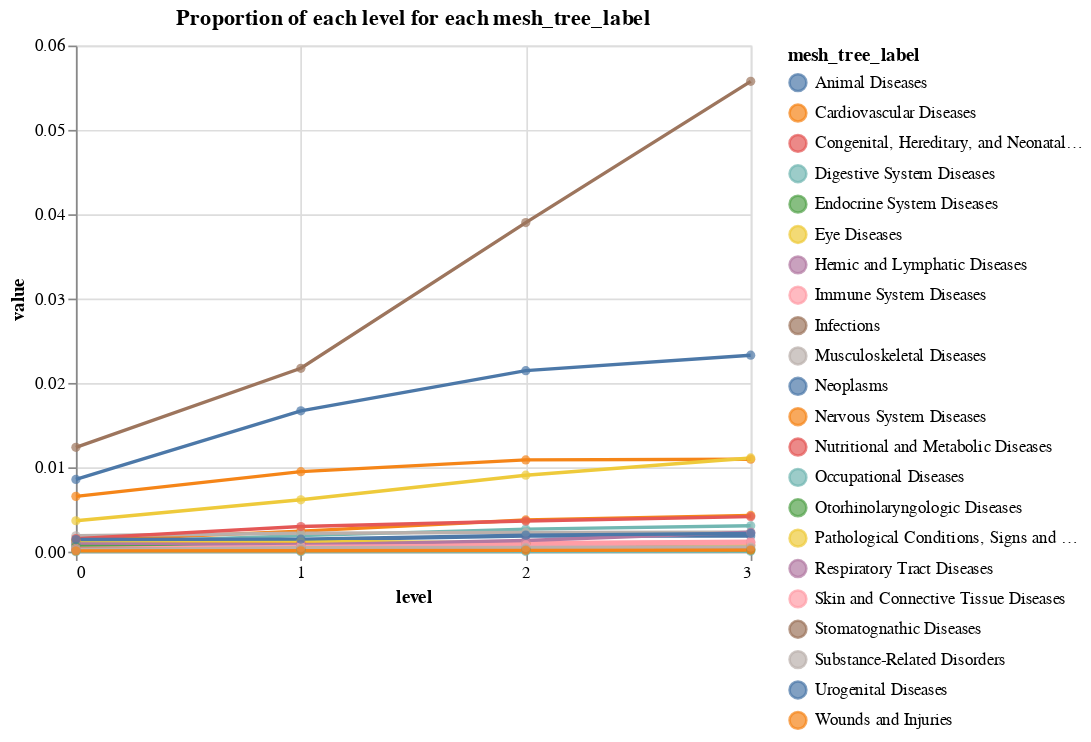

Here is the notebook cell this chart was saved with:
### Markdown cell above
How does publication activity of papers that cite or are influenced by AF vary by disease area in comparison to the SB baseline?

### Code cell
# draw an altair plot that shows the proportion of each level for each mesh_tree_label, where the x axis is the level, and each colour line corresponds to a mesh_tree_label
import altair as alt

lines = alt.Chart(af_mesh_tree_level_proportions).mark_line().encode(
    x=alt.X("level", axis=alt.Axis(values=[0, 1, 2, 3])),
    y="value",
    color="mesh_tree_label",
    tooltip=["level", "mesh_tree_label", "value"]
)

points = alt.Chart(af_mesh_tree_level_proportions).mark_circle().encode(
    x=alt.X("level", axis=alt.Axis(values=[0, 1, 2, 3])),
    y="value",
    color="mesh_tree_label",
    tooltip=["level", "mesh_tree_label", "value"]
)

chart = lines + points

chart.properties(
    title="Proportion of each level for each mesh_tree_label"
)

### Figure 1 — Vega-Lite specification as saved in the notebook (floating-point values rounded to 4 significant figures)
{"config": {"view": {"continuousWidth": 400, "continuousHeight": 300}}, "layer": [{"mark": "line", "encoding": {"color": {"field": "mesh_tree_label", "type": "nominal"}, "tooltip": [{"field": "level", "type": "quantitative"}, {"field": "mesh_tree_label", "type": "nominal"}, {"field": "value", "type": "quantitative"}], "x": {"axis": {"values": [0, 1, 2, 3]}, "field": "level", "type": "quantitative"}, "y": {"field": "value", "type": "quantitative"}}}, {"mark": "circle", "encoding": {"color": {"field": "mesh_tree_label", "type": "nominal"}, "tooltip": [{"field": "level", "type": "quantitative"}, {"field": "mesh_tree_label", "type": "nominal"}, {"field": "value", "type": "quantitative"}], "x": {"axis": {"values": [0, 1, 2, 3]}, "field": "level", "type": "quantitative"}, "y": {"field": "value", "type": "quantitative"}}}], "data": {"name": "data-56d1e2a4340483fd617f207b72d0caab"}, "title": "Proportion of each level for each mesh_tree_label", "$schema": "https://vega.github.io/schema/vega-lite/v4.17.0.json", "datasets": {"data-56d1e2a4340483fd617f207b72d0caab": [{"level": 0, "mesh_tree_label": "Animal Diseases", "value": 0.0008653, "mesh_tree_label_id": "C22"}, {"level": 1, "mesh_tree_label": "Animal Diseases", "value": 0.001365, "mesh_tree_label_id": "C22"}, {"level": 2, "mesh_tree_label": "Animal Diseases", "value": 0.00185, "mesh_tree_label_id": "C22"}, {"level": 3, "mesh_tree_label": "Animal Diseases", "value": 0.001861, "mesh_tree_label_id": "C22"}, {"level": 0, "mesh_tree_label": "Cardiovascular Diseases", "value": 0.001289, "mesh_tree_label_id": "C14"}, {"level": 1, "mesh_tree_label": "Cardiovascular Diseases", "value": 0.002433, "mesh_tree_label_id": "C14"}, {"level": 2, "mesh_tree_label": "Cardiovascular Diseases", "value": 0.003758, "mesh_tree_label_id": "C14"}, {"level": 3, "mesh_tree_label": "Cardiovascular Diseases", "value": 0.004295, "mesh_tree_label_id": "C14"}, {"level": 0, "mesh_tree_label": "Congenital, Hereditary, and Neonatal Diseases and Abnormalities", "value": 0.001178, "mesh_tree_label_id": "C16"}, {"level": 1, "mesh_tree_label": "Congenital, Hereditary, and Neonatal Diseases and Abnormalities", "value": 0.001055, "mesh_tree_label_id": "C16"}, {"level": 2, "mesh_tree_label": "Congenital, Hereditary, and Neonatal Diseases and Abnormalities", "value": 0.0009643, "mesh_tree_label_id": "C16"}, {"level": 3, "mesh_tree_label": "Congenital, Hereditary, and Neonatal Diseases and Abnormalities", "value": 0.000771, "mesh_tree_label_id": "C16"}, {"level": 0, "mesh_tree_label": "Digestive System Diseases", "value": 0.001013, "mesh_tree_label_id": "C06"}, {"level": 1, "mesh_tree_label": "Digestive System Diseases", "value": 0.001902, "mesh_tree_label_id": "C06"}, {"level": 2, "mesh_tree_label": "Digestive System Diseases", "value": 0.002674, "mesh_tree_label_id": "C06"}, {"level": 3, "mesh_tree_label": "Digestive System Diseases", "value": 0.00307, "mesh_tree_label_id": "C06"}, {"level": 0, "mesh_tree_label": "Endocrine System Diseases", "value": 0.0001105, "mesh_tree_label_id": "C19"}, {"level": 1, "mesh_tree_label": "Endocrine System Diseases", "value": 0.0001264, "mesh_tree_label_id": "C19"}, {"level": 2, "mesh_tree_label": "Endocrine System Diseases", "value": 0.0001778, "mesh_tree_label_id": "C19"}, {"level": 3, "mesh_tree_label": "Endocrine System Diseases", "value": 0.0002244, "mesh_tree_label_id": "C19"}, {"level": 0, "mesh_tree_label": "Eye Diseases", "value": 0.001252, "mesh_tree_label_id": "C11"}, {"level": 1, "mesh_tree_label": "Eye Diseases", "value": 0.001245, "mesh_tree_label_id": "C11"}, {"level": 2, "mesh_tree_label": "Eye Diseases", "value": 0.001022, "mesh_tree_label_id": "C11"}, {"level": 3, "mesh_tree_label": "Eye Diseases", "value": 0.0008257, "mesh_tree_label_id": "C11"}, {"level": 0, "mesh_tree_label": "Hemic and Lymphatic Diseases", "value": 0.0009021, "mesh_tree_label_id": "C15"}, {"level": 1, "mesh_tree_label": "Hemic and Lymphatic Diseases", "value": 0.0008277, "mesh_tree_label_id": "C15"}, {"level": 2, "mesh_tree_label": "Hemic and Lymphatic Diseases", "value": 0.001026, "mesh_tree_label_id": "C15"}, {"level": 3, "mesh_tree_label": "Hemic and Lymphatic Diseases", "value": 0.001122, "mesh_tree_label_id": "C15"}, {"level": 0, "mesh_tree_label": "Immune System Diseases", "value": 0.0003866, "mesh_tree_label_id": "C20"}, {"level": 1, "mesh_tree_label": "Immune System Diseases", "value": 0.0006887, "mesh_tree_label_id": "C20"}, {"level": 2, "mesh_tree_label": "Immune System Diseases", "value": 0.001074, "mesh_tree_label_id": "C20"}, {"level": 3, "mesh_tree_label": "Immune System Diseases", "value": 0.001243, "mesh_tree_label_id": "C20"}, {"level": 0, "mesh_tree_label": "Infections", "value": 0.01237, "mesh_tree_label_id": "C01"}, {"level": 1, "mesh_tree_label": "Infections", "value": 0.02174, "mesh_tree_label_id": "C01"}, {"level": 2, "mesh_tree_label": "Infections", "value": 0.03902, "mesh_tree_label_id": "C01"}, {"level": 3, "mesh_tree_label": "Infections", "value": 0.05576, "mesh_tree_label_id": "C01"}, {"level": 0, "mesh_tree_label": "Musculoskeletal Diseases", "value": 0.001878, "mesh_tree_label_id": "C05"}, {"level": 1, "mesh_tree_label": "Musculoskeletal Diseases", "value": 0.002186, "mesh_tree_label_id": "C05"}, {"level": 2, "mesh_tree_label": "Musculoskeletal Diseases", "value": 0.002288, "mesh_tree_label_id": "C05"}, {"level": 3, "mesh_tree_label": "Musculoskeletal Diseases", "value": 0.002304, "mesh_tree_label_id": "C05"}, {"level": 0, "mesh_tree_label": "Neoplasms", "value": 0.008561, "mesh_tree_label_id": "C04"}, {"level": 1, "mesh_tree_label": "Neoplasms", "value": 0.01669, "mesh_tree_label_id": "C04"}, {"level": 2, "mesh_tree_label": "Neoplasms", "value": 0.02146, "mesh_tree_label_id": "C04"}, {"level": 3, "mesh_tree_label": "Neoplasms", "value": 0.02329, "mesh_tree_label_id": "C04"}, {"level": 0, "mesh_tree_label": "Nervous System Diseases", "value": 0.006554, "mesh_tree_label_id": "C10"}, {"level": 1, "mesh_tree_label": "Nervous System Diseases", "value": 0.009484, "mesh_tree_label_id": "C10"}, {"level": 2, "mesh_tree_label": "Nervous System Diseases", "value": 0.01088, "mesh_tree_label_id": "C10"}, {"level": 3, "mesh_tree_label": "Nervous System Diseases", "value": 0.01096, "mesh_tree_label_id": "C10"}, {"level": 0, "mesh_tree_label": "Nutritional and Metabolic Diseases", "value": 0.001546, "mesh_tree_label_id": "C18"}, {"level": 1, "mesh_tree_label": "Nutritional and Metabolic Diseases", "value": 0.002976, "mesh_tree_label_id": "C18"}, {"level": 2, "mesh_tree_label": "Nutritional and Metabolic Diseases", "value": 0.003628, "mesh_tree_label_id": "C18"}, {"level": 3, "mesh_tree_label": "Nutritional and Metabolic Diseases", "value": 0.004148, "mesh_tree_label_id": "C18"}, {"level": 0, "mesh_tree_label": "Occupational Diseases", "value": 0.0, "mesh_tree_label_id": "C24"}, {"level": 1, "mesh_tree_label": "Occupational Diseases", "value": 0.0, "mesh_tree_label_id": "C24"}, {"level": 2, "mesh_tree_label": "Occupational Diseases", "value": 1.368e-05, "mesh_tree_label_id": "C24"}, {"level": 3, "mesh_tree_label": "Occupational Diseases", "value": 4.603e-05, "mesh_tree_label_id": "C24"}, {"level": 0, "mesh_tree_label": "Otorhinolaryngologic Diseases", "value": 0.0006259, "mesh_tree_label_id": "C09"}, {"level": 1, "mesh_tree_label": "Otorhinolaryngologic Diseases", "value": 0.0004928, "mesh_tree_label_id": "C09"}, {"level": 2, "mesh_tree_label": "Otorhinolaryngologic Diseases", "value": 0.0004138, "mesh_tree_label_id": "C09"}, {"level": 3, "mesh_tree_label": "Otorhinolaryngologic Diseases", "value": 0.0002043, "mesh_tree_label_id": "C09"}, {"level": 0, "mesh_tree_label": "Pathological Conditions, Signs and Symptoms", "value": 0.003664, "mesh_tree_label_id": "C23"}, {"level": 1, "mesh_tree_label": "Pathological Conditions, Signs and Symptoms", "value": 0.006148, "mesh_tree_label_id": "C23"}, {"level": 2, "mesh_tree_label": "Pathological Conditions, Signs and Symptoms", "value": 0.009059, "mesh_tree_label_id": "C23"}, {"level": 3, "mesh_tree_label": "Pathological Conditions, Signs and Symptoms", "value": 0.01111, "mesh_tree_label_id": "C23"}, {"level": 0, "mesh_tree_label": "Respiratory Tract Diseases", "value": 0.0002209, "mesh_tree_label_id": "C08"}, {"level": 1, "mesh_tree_label": "Respiratory Tract Diseases", "value": 0.0008025, "mesh_tree_label_id": "C08"}, {"level": 2, "mesh_tree_label": "Respiratory Tract Diseases", "value": 0.001317, "mesh_tree_label_id": "C08"}, {"level": 3, "mesh_tree_label": "Respiratory Tract Diseases", "value": 0.002299, "mesh_tree_label_id": "C08"}, {"level": 0, "mesh_tree_label": "Skin and Connective Tissue Diseases", "value": 0.0003682, "mesh_tree_label_id": "C17"}, {"level": 1, "mesh_tree_label": "Skin and Connective Tissue Diseases", "value": 0.0006255, "mesh_tree_label_id": "C17"}, {"level": 2, "mesh_tree_label": "Skin and Connective Tissue Diseases", "value": 0.0007899, "mesh_tree_label_id": "C17"}, {"level": 3, "mesh_tree_label": "Skin and Connective Tissue Diseases", "value": 0.001021, "mesh_tree_label_id": "C17"}, {"level": 0, "mesh_tree_label": "Stomatognathic Diseases", "value": 0.0002946, "mesh_tree_label_id": "C07"}, {"level": 1, "mesh_tree_label": "Stomatognathic Diseases", "value": 0.0002717, "mesh_tree_label_id": "C07"}, {"level": 2, "mesh_tree_label": "Stomatognathic Diseases", "value": 0.0002975, "mesh_tree_label_id": "C07"}, {"level": 3, "mesh_tree_label": "Stomatognathic Diseases", "value": 0.0003481, "mesh_tree_label_id": "C07"}, {"level": 0, "mesh_tree_label": "Substance-Related Disorders", "value": 0.0002393, "mesh_tree_label_id": "C25"}, {"level": 1, "mesh_tree_label": "Substance-Related Disorders", "value": 0.0004549, "mesh_tree_label_id": "C25"}, {"level": 2, "mesh_tree_label": "Substance-Related Disorders", "value": 0.0004924, "mesh_tree_label_id": "C25"}, {"level": 3, "mesh_tree_label": "Substance-Related Disorders", "value": 0.0005495, "mesh_tree_label_id": "C25"}, {"level": 0, "mesh_tree_label": "Urogenital Diseases", "value": 0.001436, "mesh_tree_label_id": "C12"}, {"level": 1, "mesh_tree_label": "Urogenital Diseases", "value": 0.001491, "mesh_tree_label_id": "C12"}, {"level": 2, "mesh_tree_label": "Urogenital Diseases", "value": 0.001959, "mesh_tree_label_id": "C12"}, {"level": 3, "mesh_tree_label": "Urogenital Diseases", "value": 0.002155, "mesh_tree_label_id": "C12"}, {"level": 0, "mesh_tree_label": "Wounds and Injuries", "value": 9.205e-05, "mesh_tree_label_id": "C26"}, {"level": 1, "mesh_tree_label": "Wounds and Injuries", "value": 0.0001011, "mesh_tree_label_id": "C26"}, {"level": 2, "mesh_tree_label": "Wounds and Injuries", "value": 0.0001539, "mesh_tree_label_id": "C26"}, {"level": 3, "mesh_tree_label": "Wounds and Injuries", "value": 0.0001841, "mesh_tree_label_id": "C26"}]}}
